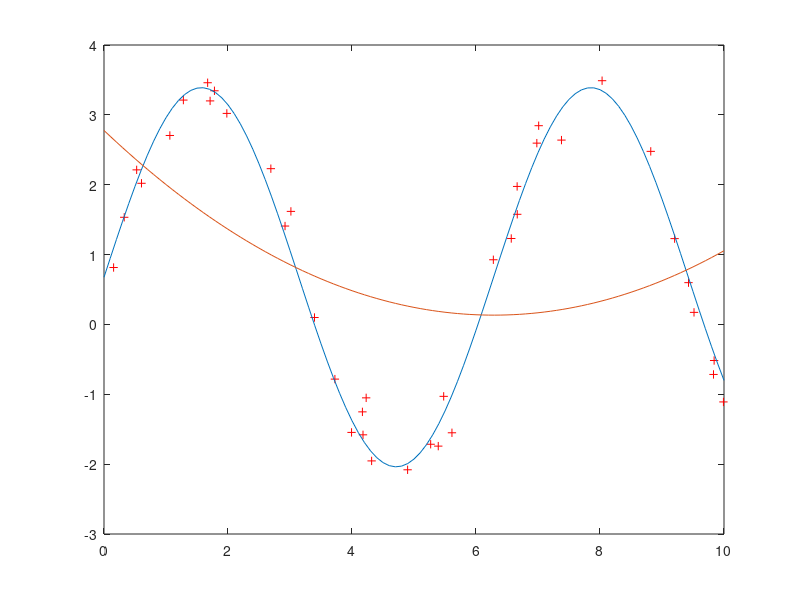

The MATLAB script that drew this image:
figure(1);
clf;
clc;

load Datensatz3.mat

plot(xMeasure, yMeasure, 'r+');
N = length(xMeasure);

%A = [ones(N, 1) xMeasure'];
A = [ones(N, 1) sin(xMeasure)'];

b = yMeasure';

x = A\b;
disp("Estimate parameter")
disp(x);

disp("Fehlerquadrate")
disp(norm(A*x -b))

hold on
x_estimate = 0:.1:10;
%y_estimate = x(1) + x(2)*x_estimate;
y_estimate = x(1) + x(2)*sin(x_estimate);

plot(x_estimate, y_estimate);

A = [ones(N, 1) xMeasure' (xMeasure.^2)'];

x = A\b;
disp("Estimate parameter")
disp(x);

disp("Fehlerquadrate")
disp(norm(A*x -b))

y_estimate = x(1) + x(2)*x_estimate + x(3)*x_estimate.^2;

plot(x_estimate, y_estimate);